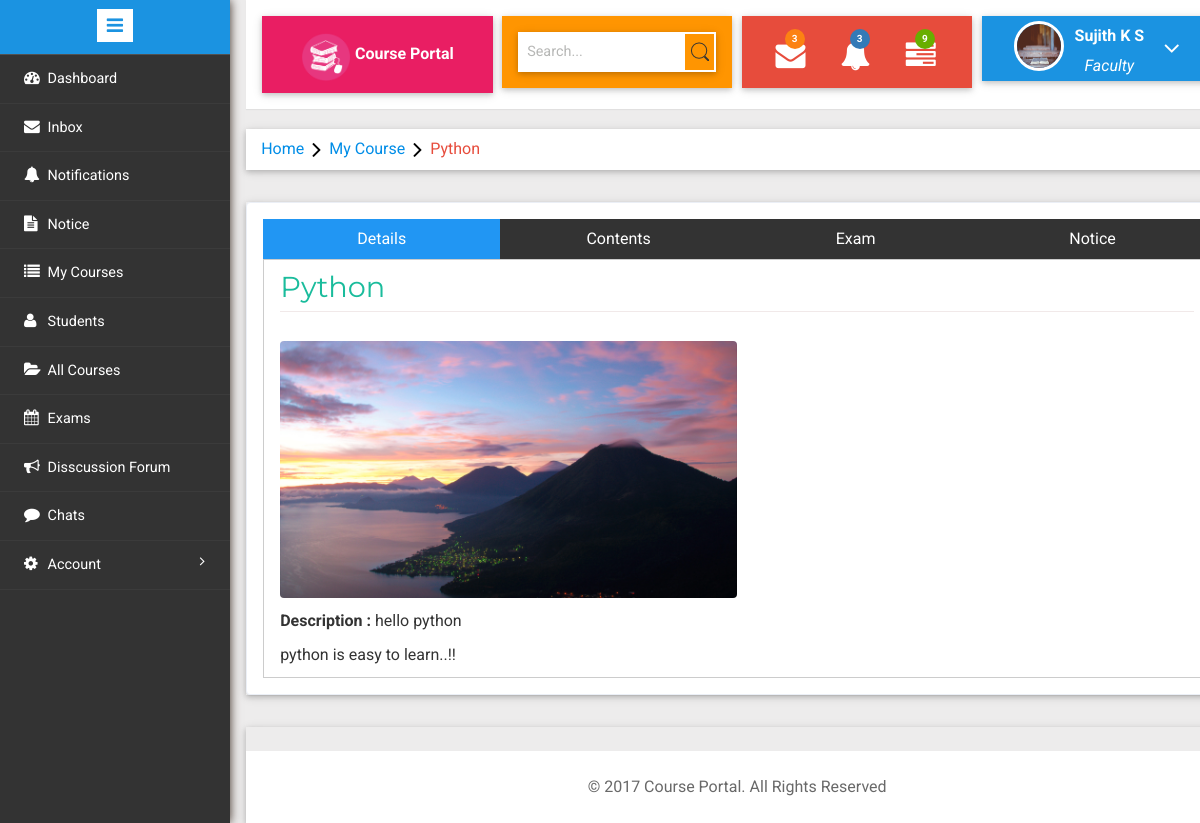
Screenshot of /faculty/index.php?page=course-view&id=1 (signed in) with the database file from the repository.
### tables this page shows
CREATE TABLE `users` (
  `id` int(11) NOT NULL,
  `name` char(40) NOT NULL,
  `email` varchar(40) NOT NULL,
  `pass` varchar(40) NOT NULL,
  `type` varchar(10) NOT NULL,
  `mobile` bigint(11) NOT NULL,
  `gender` varchar(40) NOT NULL,
  `image` varchar(50) NOT NULL DEFAULT '../images/avatar.png',
  `dob` date NOT NULL,
  `join_date` datetime NOT NULL DEFAULT CURRENT_TIMESTAMP
);

CREATE TABLE `faculty_courses_taken` (
  `facultyId` int(11) NOT NULL,
  `courseId` int(11) NOT NULL,
  `status` varchar(20) NOT NULL DEFAULT 'pending'
);

CREATE TABLE `courses` (
  `courseId` int(11) NOT NULL,
  `courseName` varchar(50) NOT NULL,
  `shortD` varchar(100) NOT NULL,
  `longD` varchar(1000) NOT NULL,
  `courseImage` varchar(100) NOT NULL DEFAULT '../images/default-c.jpg'
);

### faculty/course-view.php (the view, shortened to what this page needs)
<?php
  $cname="View Course";
  $csd="Not Available";
  $cld="";
  $cimg="";
  $flag="disabled";
  $dir="Course";
  $path="course";
  $fid=$_SESSION['user_id'];
  extract($_GET);
  $query="SELECT * FROM courses WHERE courseId=$id";
  $result = mysqli_query($con,$query) or die(mysqli_error());
  if(mysqli_num_rows($result)==1){
    $row=$result->fetch_assoc();
    $cname=$row['courseName'];
    $csd=$row['shortD'];
    $cld=$row['longD'];
    $cimg=$row['courseImage'];
  }
  if(getRStatus($fid,$id)==1){
    $flag="";
    $dir="My Course";
    $path="my-course";
  }
  function getRStatus($fid,$cid){
    require('../connection.php');
    $query="SELECT * FROM `faculty_courses_taken` WHERE facultyId=$fid AND courseId=$cid";
    $result = mysqli_query($con,$query) or die(mysqli_error());
    if(mysqli_num_rows($result)==1){
      $row=$result->fetch_assoc();
      if($row['status']=="approved") return 1;
      else return 2;
    }else return 0;
  }
?>
<ol class="breadcrumb w3-card-2">
                <li class="breadcrumb-item"><a href="index.php">Home</a><i class="fa fa-angle-right"></i><a href="index.php?page=<?php echo $path; ?>"><?php echo $dir; ?></a><i class="fa fa-angle-right"></i><?php echo $cname; ?></li>
            </ol>
    <div class="validation-system w3-card-2">
 		<div class="validation-form">
      <div class="w3-bar blak">
        <button class="w3-bar-item w3-button tablink w3-text-white w3-hover-red w3-blue w3-ripple w3-button" onclick="opentab(event,'Details')" style="width:25%">Details</button>
        <button class="w3-bar-item w3-button tablink w3-text-white w3-hover-red w3-ripple w3-button" onclick="opentab(event,'Contents')" style="width:25%" <?php echo $flag; ?>>Contents</button>
        <button class="w3-bar-item w3-button tablink w3-text-white w3-hover-red w3-ripple w3-button" onclick="opentab(event,'Exam')" style="width:25%" <?php echo $flag; ?>>Exam</button>
        <button class="w3-bar-item w3-button tablink w3-text-white w3-hover-red w3-ripple w3-button" onclick="opentab(event,'Notice')" style="width:25%" <?php echo $flag; ?>>Notice</button>
      </div>
      <div id="Details" class="w3-container w3-border tab">
        <h2><?php echo $cname; ?></h2>
        <img class="w3-image w3-round" src="<?php echo $cimg; ?>" style="width:50%"></img>
        <p style="margin-top:16px"><strong>Description : </strong><?php echo $csd; ?></p>
        <p><?php echo $cld; ?></p>
      </div>
 </div>
 </div>
</div>
<div class="w3-card-2">

### faculty/index.php (shortened to what this page needs)
<?php
	require("../auth.php");
	if(getStatus()!="approved")
		$home="verify.php";
	else
		$home="dashboard.php";
	function getName(){
		$fid=$_SESSION['user_id'];
		require('../connection.php');
		$query="SELECT * FROM `users` WHERE id=$fid";
        $result = mysqli_query($con,$query) or die(mysqli_error());
        $row=$result->fetch_assoc();
        return $row["name"];
	}
	function getAvatar(){
		$fid=$_SESSION['user_id'];
		require('../connection.php');
		$query="SELECT * FROM `users` WHERE id=$fid";
        $result = mysqli_query($con,$query) or die(mysqli_error());
        $row=$result->fetch_assoc();
        return $row["image"];
	}
	function getStatus(){
		$fid=$_SESSION['user_id'];
		require('../connection.php');
		$query="SELECT * FROM `faculty` WHERE facultyId=$fid";
		$result = mysqli_query($con,$query) or die(mysqli_error());
        $row=$result->fetch_assoc();
        return $row["status"];
	}
?>
<!DOCTYPE HTML>
<html>
<head>
<link href="css/bootstrap.min.css" rel='stylesheet' type='text/css' />
<link href="../css/w3.css" rel='stylesheet' type='text/css' />
<link href="css/style.css" rel='stylesheet' type='text/css' />
<link rel="stylesheet" href="css/morris.css" type="text/css"/>
<link href="css/font-awesome.css" rel="stylesheet">
<link rel="stylesheet" href="css/icon-font.min.css" type='text/css' />
</head>
<body>
   <div class="page-container">
<div class="left-content">
	   <div class="mother-grid-inner">
				<div class="header-main w3-card-2">
					<div class="logo-w3-agile w3-pink w3-text-whit e w3-card-2">
								<img src="images/logo.png" width="50px" height="50px"><b>  Course Portal</b>
							</div>
					<div class="w3layouts-left w3-card-2">
								<div class="w3-search-box w3-card-2">
									<form action="#" method="post">
										<input type="text" placeholder="Search..." required="">
										<input type="submit" value="">
									</form>
								</div>
						 </div>
						 <div class="w3layouts-right w3-card-2">
							<div class="profile_details_left">
								<ul class="nofitications-dropdown">
									<li class="dropdown head-dpdn">
										<a href="#" class="dropdown-toggle" data-toggle="dropdown" aria-expanded="false"><i class="fa fa-envelope"></i><span class="badge">3</span></a>
									</li>
									<li class="dropdown head-dpdn">
										<a href="#" class="dropdown-toggle" data-toggle="dropdown" aria-expanded="false"><i class="fa fa-bell"></i><span class="badge blue">3</span></a>
									</li>
									<li class="dropdown head-dpdn">
										<a href="#" class="dropdown-toggle" data-toggle="dropdown" aria-expanded="false"><i class="fa fa-tasks"></i><span class="badge blue1">9</span></a>
									</li>
									<div class="clearfix"> </div>
								</ul>
							</div>
						</div>
						<div class="profile_details w3l w3-card-2">
								<ul>
									<li class="dropdown profile_details_drop">
										<a href="#" class="dropdown-toggle" data-toggle="dropdown" aria-expanded="false">
											<div class="profile_img">
												<span class="prfil-img"><img src="<?php echo getAvatar(); ?>" alt=""> </span>
												<div class="user-name">
													<p><?php echo getName(); ?></p>
													<span>Faculty</span>
												</div>
												<i class="fa fa-angle-down"></i>
												<div class="clearfix"></div>
											</div>
										</a>
									</li>
								</ul>
							</div>
				</div>
 <?php
		@$page=  $_GET['page'];
		  if($page!="")
		  {
			switch($page){
				case "course-view":	include("course-view.php"); break;
			}
		  }
		  else
		  {
		  include($home);
		  }
		  ?>
<br />
<div class="copyrights ">
<p>© 2017 Course Portal. All Rights Reserved</p>
</div>
</div>
</div>
				<div class="sidebar-menu">
					<header class="logo1">
						<a href="#" class="sidebar-icon"> <span class="fa fa-bars"></span> </a>
					</header>
                           <div class="menu">
									<ul id="menu" >
										<li><a href="index.php"><i class="fa fa-tachometer"></i> <span title="Dashboard">Dashboard</span><div class="clearfix"></div></a></li>
										 <li id="menu-academico" ><a href="index.php?page=inbox"><i class="fa fa-envelope nav_icon"></i><span title="Inbox">Inbox</span><div class="clearfix"></div></a></li>
										 <li><a href="index.php?page=notification"><i class="fa fa-bell" aria-hidden="true"></i><span title="Notifications">Notifications</span><div class="clearfix"></div></a></li>
										 <li><a href="index.php?page=notice"><i class="fa fa-file-text" aria-hidden="true"></i><span title="Notice">Notice</span><div class="clearfix"></div></a></li>
										 <li><a href="index.php?page=my-courses"><i class="fa fa-list" aria-hidden="true"></i><span title="My Courses">My Courses</span><div class="clearfix"></div></a></li>
										 <li><a href="index.php?page=student"><i class="fa fa-user" aria-hidden="true"></i><span title="Students">Students</span><div class="clearfix"></div></a></li>
										 <li><a href="index.php?page=course"><i class="fa fa-folder-open" aria-hidden="true"></i><span title="All Courses">All Courses</span><div class="clearfix"></div></a></li>
										 <li><a href="index.php?page=exam"><i class="fa fa-calendar" aria-hidden="true"></i><span title="Exams">Exams</span><div class="clearfix"></div></a></li>
										 <li><a href="index.php?page=disscussion"><i class="fa fa-bullhorn" aria-hidden="true"></i><span title="Disscussion">Disscussion Forum</span><div class="clearfix"></div></a></li>
										 <li><a href="index.php?page=chat"><i class="fa fa-comment" aria-hidden="true"></i><span title="Chats">Chats</span><div class="clearfix"></div></a></li>
							        <li id="menu-academico" ><a href="#"><i class="fa fa-gear"></i>  <span>Account</span> <span class="fa fa-angle-right" style="float: right" title="Account"></span><div class="clearfix"></div></a>
									 </li>
								  </ul>
								</div>
							  </div>
							</div>
</body>
</html>

### css/w3.css (style rules this page uses)
html { box-sizing:border-box }
*,*:before,*:after { box-sizing:inherit }
html { -ms-text-size-adjust:100%;-webkit-text-size-adjust:100% }
body { margin:0 }
article,aside,details,figcaption,figure,footer,header,main,menu,nav,section,summary { display:block }
a { background-color:transparent;-webkit-text-decoration-skip:objects }
img { border-style:none }
button,input,select,textarea { font:inherit;margin:0 }
button,input { overflow:visible }
button,select { text-transform:none }
button,html [type=button],[type=reset],[type=submit] { -webkit-appearance:button }
html,body { font-family:Verdana,sans-serif;font-size:15px;line-height:1.5 }
html { overflow-x:hidden }
h2 { font-size:30px }
h1,h2,h3,h4,h5,h6 { font-family:"Segoe UI",Arial,sans-serif;font-weight:400;margin:10px 0 }
.w3-image { max-width:100%;height:auto }
img { margin-bottom:-5px }
a { color:inherit }
.w3-btn,.w3-button { border:none;display:inline-block;outline:0;padding:8px 16px;vertical-align:middle;overflow:hidden;text-decoration:none;color:inherit;background-color:inherit;text-align:center;cursor:pointer;white-space:nowrap }
.w3-btn,.w3-button { -webkit-touch-callout:none;-webkit-user-select:none;-khtml-user-select:none;-moz-user-select:none;-ms-user-select:none;user-select:none }
.w3-ripple { transition:opacity 0s }
.w3-bar { width:100%;overflow:hidden }
.w3-bar .w3-bar-item { padding:8px 16px;float:left;width:auto;border:none;outline:none;display:block }
.w3-bar .w3-button { white-space:normal }
.w3-container:after,.w3-container:before,.w3-panel:after,.w3-panel:before,.w3-row:after,.w3-row:before,.w3-row-padding:after,.w3-row-padding:before, .w3-cell-row:before,.w3-cell-row:after,.w3-clear:after,.w3-clear:before,.w3-bar:before,.w3-bar:after { content:"";display:table;clear:both }
.w3-round,.w3-round-medium { border-radius:4px }
.w3-container,.w3-panel { padding:0.01em 16px }
.w3-card,.w3-card-2 { box-shadow:0 2px 5px 0 rgba(0,0,0,0.16),0 2px 10px 0 rgba(0,0,0,0.12) }
.w3-border { border:1px solid #ccc!important }
.w3-blue,.w3-hover-blue:hover { color:#fff!important;background-color:#2196F3!important; }
.w3-pink,.w3-hover-pink:hover { color:#fff!important;background-color:#e91e63!important }
.w3-text-white,.w3-hover-text-white:hover { color:#fff!important }

### faculty/index.php (style rules this page uses)
.blak { color:#333333!important;background-color:#333333!important }

### rows the page displays
users: image (picture), name "Sujith K S"
faculty_courses_taken: status "My Course"
courses: courseName "Python", courseImage (picture), shortD "hello python", longD "python is easy to learn..!!"
